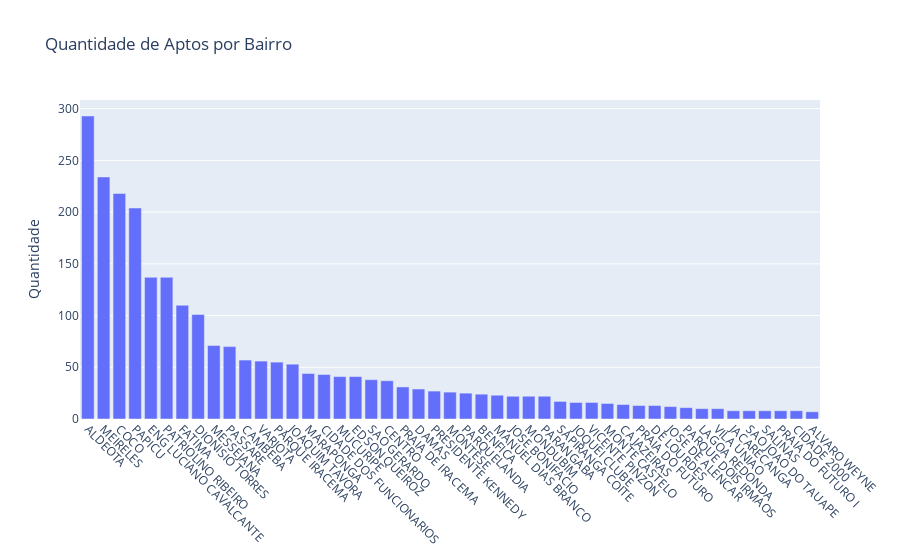

The notebook cell saved with this chart:
### Code cell
import plotly.offline as py
import plotly.graph_objs as go


x=bairros6.index
y=bairros6.values

print(f'Numero de bairros com mais de {b} anuncios: {len(x)}')

data = [go.Bar(x=x, y=y
            )]

layout = go.Layout(title = 'Quantidade de Aptos por Bairro',
                   #xaxis = {'title': 'Bairro'},
                   yaxis = {'title': 'Quantidade'},
                   height =500,
                   xaxis_tickangle=45
                   )
fig = go.Figure(data=data, layout=layout)
py.iplot(fig, filename='stacked-bar')
c = len(x)

### Figure 1 — Plotly figure (JSON) as saved in the notebook; plotly's stock layout.template omitted (floating-point values rounded to 4 significant figures)
{"data": [{"type": "bar", "x": ["ALDEOTA", "MEIRELES", "COCO", "PAPICU", "ENG LUCIANO CAVALCANTE", "PATRIOLINO RIBEIRO", "FATIMA", "DIONISIO TORRES", "MESSEJANA", "PASSARE", "CAMBEBA", "VARJOTA", "PARQUE IRACEMA", "JOAQUIM TAVORA", "MARAPONGA", "CIDADE DOS FUNCIONARIOS", "MUCURIPE", "EDSON QUEIROZ", "SAO GERARDO", "CENTRO", "PRAIA DE IRACEMA", "DAMAS", "PRESIDENTE KENNEDY", "MONTESE", "PARQUELANDIA", "BENFICA", "MANUEL DIAS BRANCO", "JOSE BONIFACIO", "MONDUBIM", "PARANGABA", "SAPIRANGA COITE", "JOQUEI CLUBE", "VICENTE PINZON", "MONTE CASTELO", "CAJAZEIRAS", "PRAIA DO FUTURO", "DE LOURDES", "JOSE DE ALENCAR", "PARQUE DOIS IRMAOS", "LAGOA REDONDA", "VILA UNIAO", "JACARECANGA", "SAO JOAO DO TAUAPE", "SALINAS", "PRAIA DO FUTURO I", "CIDADE 2000", "ALVARO WEYNE"], "y": [293, 234, 218, 204, 137, 137, 110, 101, 71, 70, 57, 56, 55, 53, 44, 43, 41, 41, 38, 37, 31, 29, 27, 26, 25, 24, 23, 22, 22, 22, 17, 16, 16, 15, 14, 13, 13, 12, 11, 10, 10, 8, 8, 8, 8, 8, 7]}], "layout": {"autosize": true, "title": {"text": "Quantidade de Aptos por Bairro"}, "xaxis": {"autorange": true, "range": [-0.5, 46.5], "tickangle": 45, "type": "category"}, "yaxis": {"autorange": true, "range": [0, 308.4], "title": {"text": "Quantidade"}, "type": "linear"}}}
